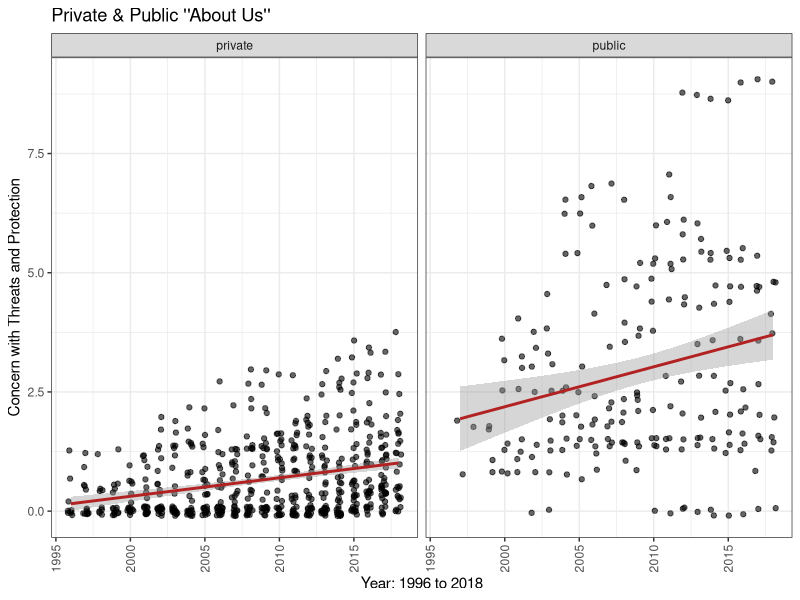
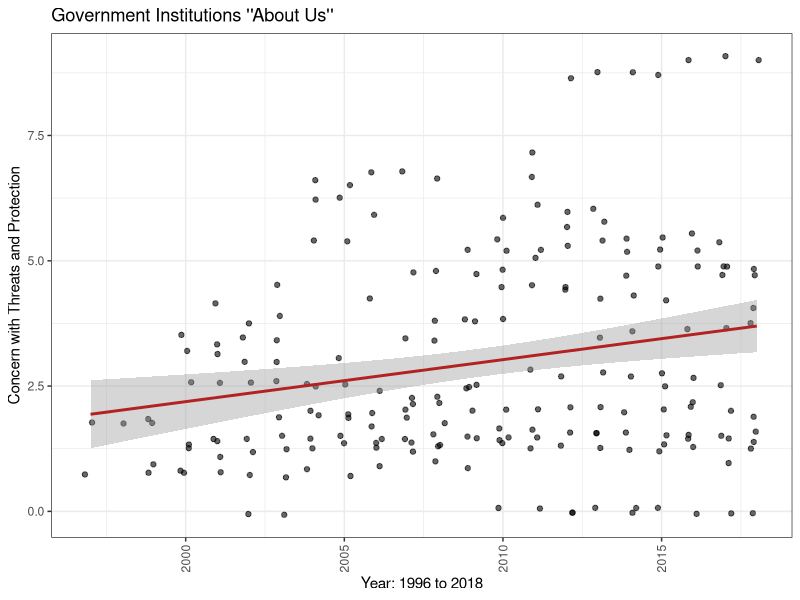
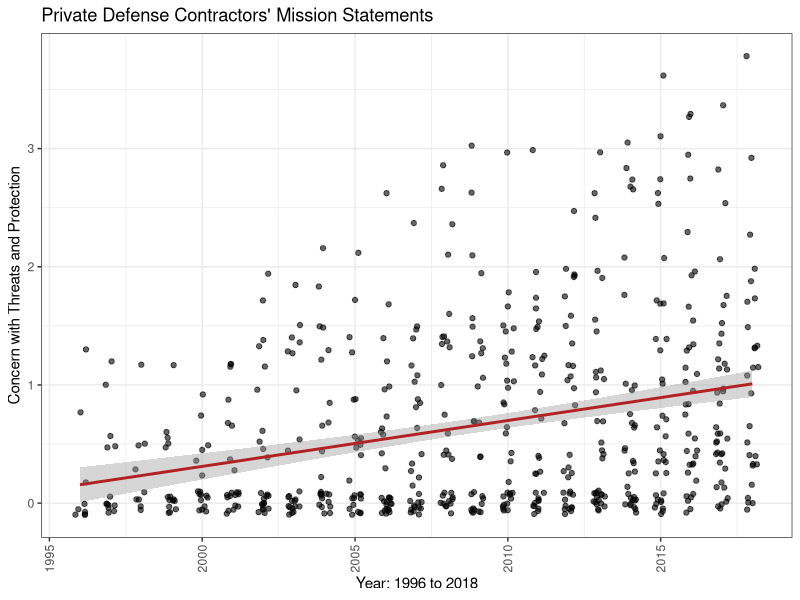
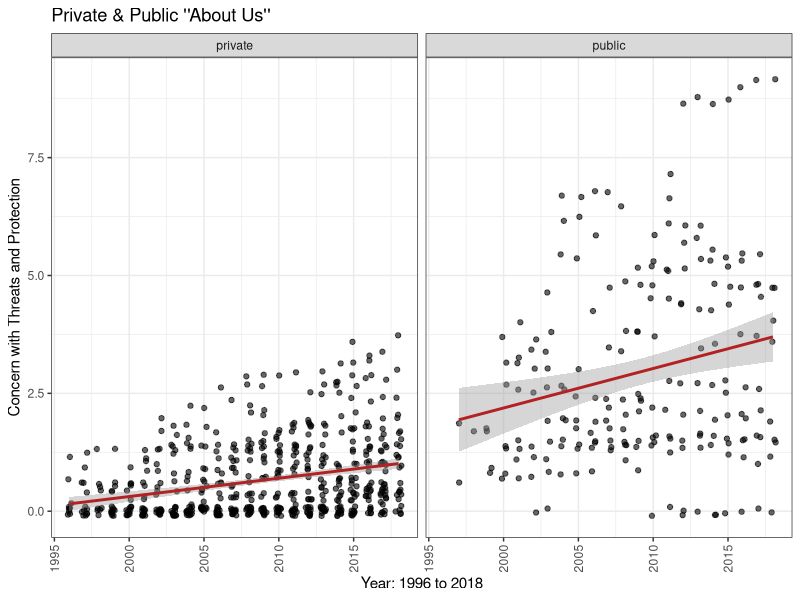
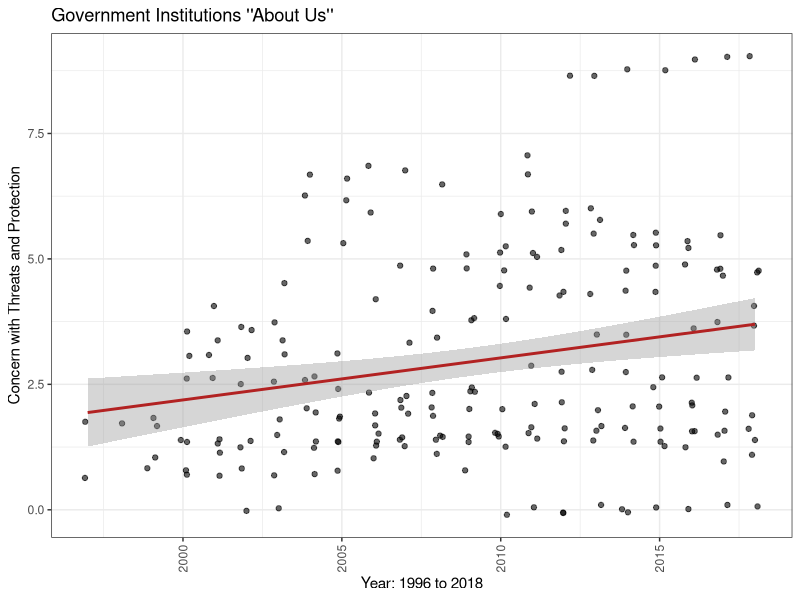
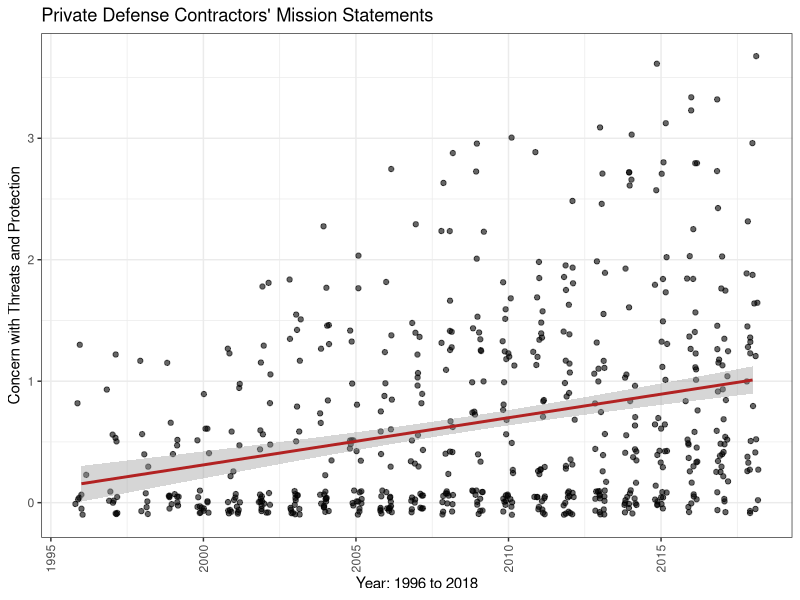

Write R code to recreate these figures, in order.
## Citizen Protection and Digitization
## Data, Figures, and Analysis

# To view the text and URLs for 40 private and 11 public organizations, visit OSF
# This .csv does not contain the text or the URLs
rep1 <- read.csv("PPPnotext.csv")
names(rep1)
attach(rep1)
str(rep1)
str(orgno)
rep1 <- subset(rep1, orgno < 41 | orgno > 100)  # Removes the Organizations from 41 through 100 which don't meet budget criteria to be in this sample.
str(rep1)
str(rep1$year)

rep2 <- subset(rep1, WC != 0)  # Removes observations for years before the organization hosted or posted a website

private <- subset(rep2, category == "private")
public <- subset(rep2, category == "public")

library(ggplot2)

# This plot shows how concerns for citizen protection change over time

oecd1 <- 
  ggplot(rep2, aes(as.numeric(year), PreventionFocus))+
  geom_point(position=position_jitter(w=.2, h=.1), alpha=.6)+
  geom_smooth(method='lm', color="firebrick")+
  facet_wrap(~category)+
  xlab("Year: 1996 to 2018")+
  ylab("Concern with Threats and Protection")+
  ggtitle("Private & Public ''About Us'' ")+
  theme_bw()+
  theme(axis.text.x = element_text(vjust=.5, angle = 90))
oecd1
ggsave(oecd1, filename = "OECDboth.png", w=5, h=4, dpi=225)

oecd2 <- 
  ggplot(public, aes(as.numeric(year), PreventionFocus))+
  geom_point(position=position_jitter(w=.2, h=.1), alpha=.6)+
  geom_smooth(method='lm', color="firebrick")+
  xlab("Year: 1996 to 2018")+
  ylab("Concern with Threats and Protection")+
  ggtitle("Government Institutions ''About Us''")+
  theme_bw()+
  theme(axis.text.x = element_text(vjust=.5, angle = 90))
oecd2
ggsave(oecd2, filename = "OECDpublic.png", w=5, h=4, dpi=225)

oecd3 <- 
  ggplot(private, aes(as.numeric(year), PreventionFocus))+
  geom_point(position=position_jitter(w=.2, h=.1), alpha=.6)+
  geom_smooth(method='lm', color="firebrick")+
  xlab("Year: 1996 to 2018")+
  ylab("Concern with Threats and Protection")+
  ggtitle("Private Defense Contractors' Mission Statements")+
  theme_bw()+
  theme(axis.text.x = element_text(vjust=.5, angle = 90))
oecd3
ggsave(oecd3, filename = "OECDprivate.png", w=5, h=4, dpi=225)

library(lme4)
library(nlme)

# 1996 subtracted from year variable in order to set a meaningful zero value

ppp1 <- lmer(PreventionFocus ~ as.numeric(year-1996) + (1|orgno), data=rep1)
ppp2 <- lmer(PreventionFocus ~ as.numeric(year-1996) + (1|orgno), data=rep2)
ppp3 <- lmer(PreventionFocus ~ as.numeric(year-1996) + (1|orgno), data=public)
ppp4 <- lmer(PreventionFocus ~ as.numeric(year-1996) + (1|orgno), data=private)

# testing for an interaction by private/public category
ppp5 <- lmer(PreventionFocus ~ as.numeric(year-1996) * category + (1|orgno), data=rep2)

summary(ppp1)
summary(ppp2)
summary(ppp3)
summary(ppp4)
summary(ppp5)

# Same tests; different R package

ppp1.1 <- lme (PreventionFocus ~ as.numeric(year-1996), random=~1|orgno, na.action=na.exclude, data=rep1)
ppp2.1 <- lme (PreventionFocus ~ as.numeric(year-1996), random=~1|orgno, na.action=na.exclude, data=rep2)
ppp3.1 <- lme (PreventionFocus ~ as.numeric(year-1996), random=~1|orgno, na.action=na.exclude, data=public)
ppp4.1 <- lme (PreventionFocus ~ as.numeric(year-1996), random=~1|orgno, na.action=na.exclude, data=private)
ppp5.1 <- lme (PreventionFocus ~ as.numeric(year-1996) * category , random=~1|orgno, na.action=na.exclude, data=rep2)

summary(ppp1.1)
summary(ppp2.1)
summary(ppp3.1)
summary(ppp4.1)
summary(ppp5.1)
